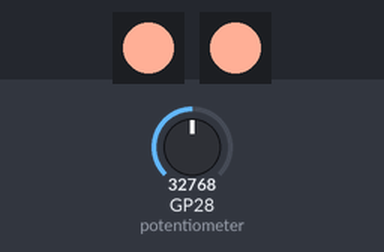
Simulated run of this program. Board: Raspberry Pi Pico running MicroPython. Shown: 2 × 1 RGB LEDs in strip order, left to right. Inputs (shaded band) come from the test bench; at power-on: GP28 (potentiometer) = 32768 (analog values on the 0–65535 scale). What the program prints to the serial console is not drawn.

Above: at 1.2 s.
1.3 s: GP28 (potentiometer) set to 20736
4.3 s: GP28 (potentiometer) set to 19264
At 5.5 s:
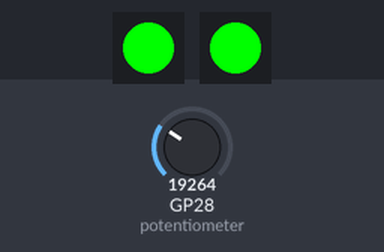
5.9 s: GP28 (potentiometer) set to 40655
At 7.0 s:
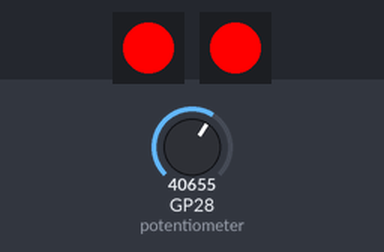
7.5 s: GP28 (potentiometer) set to 39136
At 8.5 s:
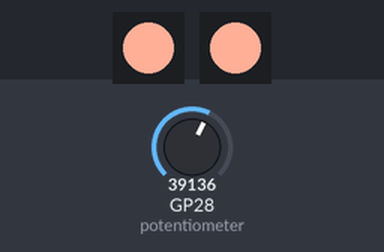
10.5 s: GP28 (potentiometer) set to 45874
At 11.2 s:
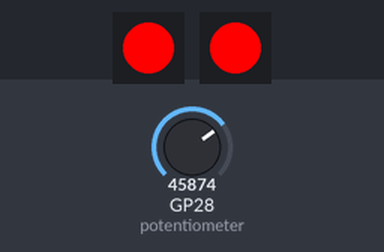
Timing chart, 0 to 13.5 s (numbered marks = the images above; inputs shaded):
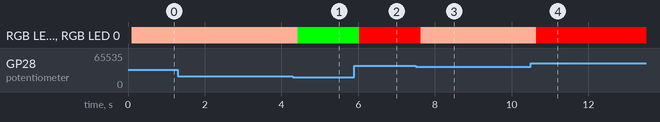

Measured:
- the behaviour switches between 20016 and 20000 on GP28 (potentiometer) (found by bisection; images 0 and 1)
- the behaviour switches between 40000 and 39984 on GP28 (potentiometer) (found by bisection; images 2 and 3)
- after the input at 1.3 s, every drawn part: stays the same
- after the input at 4.3 s, RGB LED 0, RGB LED 0: RGB(255, 175, 150) → RGB(0, 255, 0) after 0.12 s
- after the input at 5.9 s, RGB LED 0, RGB LED 0: RGB(0, 255, 0) → RGB(255, 0, 0) after 0.13 s
- after the input at 7.5 s, RGB LED 0, RGB LED 0: RGB(255, 0, 0) → RGB(255, 175, 150) after 0.13 s
- after the input at 10.5 s, RGB LED 0, RGB LED 0: RGB(255, 175, 150) → RGB(255, 0, 0) after 0.14 s

The program:

Slide_the_Color_Day_7.py
```python
# Let it Glow Advent Calendar - Day 7
# Activity 2 - Slide the Color
#
# Lori Pfahler
# December 13, 2023

from utime import sleep
from machine import Pin, ADC
from neopixel import NeoPixel

# Define GRBled1 pin number (22) and number of LEDs (1)
GRBled1 = NeoPixel(Pin(22), 1)
# Define GRBled2 pin number (21) and number of LEDs (1)
GRBled2 = NeoPixel(Pin(21), 1)

# Define a few basic GRB color variables
red = 0,255,0
amber = 255,175,150
green = 255,0,0

# Set up the slider on ADC pin 28
potentiometer = ADC(Pin(28))

try:
    while True:
        # Read the potentiometer
        potValue = potentiometer.read_u16()
        print(f'{potValue:5d}', end = '\r')
        sleep(0.1)
        # If potValue is less than or equal to 20000 - set LEDs to red
        if potValue <= 20000:
            GRBled1.fill((red))
            GRBled1.write()
            GRBled2.fill((red))
            GRBled2.write()
        # If potValue is between 20000 and 40000 - set LEDs to amber
        elif 20000 < potValue < 40000:
            GRBled1.fill((amber))
            GRBled1.write()
            GRBled2.fill((amber))
            GRBled2.write()
        # If potValue is greater than or equal to 40000   - set LEDs to green
        elif potValue >= 40000:
            GRBled1.fill((green))
            GRBled1.write()
            GRBled2.fill((green))
            GRBled2.write()

except KeyboardInterrupt:
    # turn LEDs off
    GRBled1.fill((0,0,0))
    GRBled1.write()
    GRBled2.fill((0,0,0))
    GRBled2.write()
```
